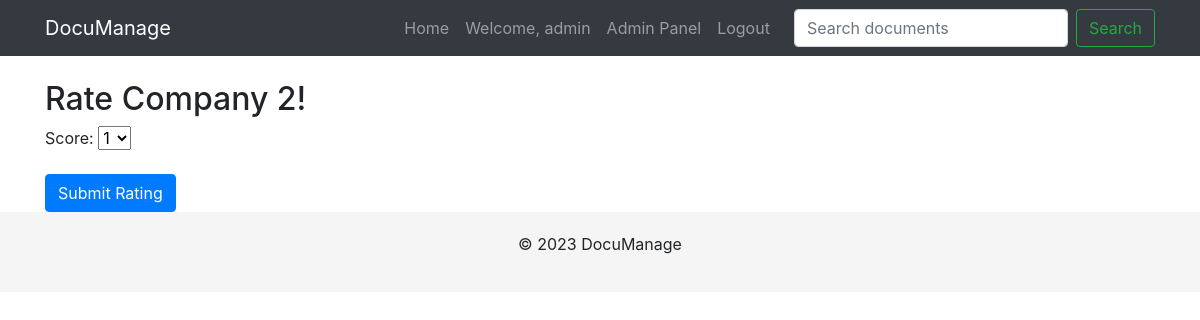
Before: /company/company-2/rate/ (signed in) with the older database file.
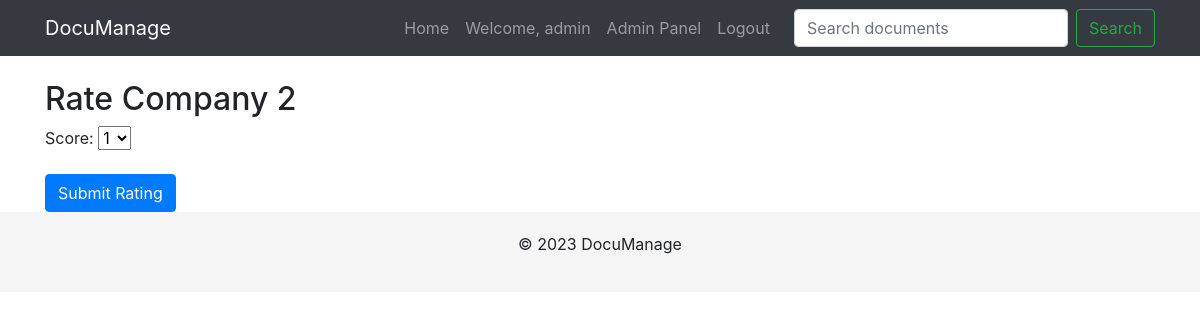
After: the same page with the newer database file.
### documents/models.py (models this page shows, shortened)
class Company(models.Model):
    name = models.CharField(max_length=100)
    description = models.TextField(blank=True)
    logo = models.ImageField(upload_to='company_logos/', blank=True)
    slug = models.SlugField(unique=True, editable=False)  # Make slug not editable
    owner = models.ForeignKey(settings.AUTH_USER_MODEL, on_delete=models.CASCADE)

### documents/views.py (the view)
# urls.py: path('company/<slug:company_slug>/rate/', views.submit_rating, name='submit_rating'),
@login_required
def submit_rating(request, company_slug):
    company = get_object_or_404(Company, slug=company_slug)
    if request.method == 'POST':
        form = RatingForm(request.POST)
        if form.is_valid():
            rating, created = Rating.objects.get_or_create(
                company=company,
                user=request.user,
                defaults={'score': form.cleaned_data['score']}
            )
            if not created:
                rating.score = form.cleaned_data['score']
                rating.save()
            return redirect('company_detail', company_slug=company_slug)
    else:
        form = RatingForm()
    return render(request, 'documents/rate_company.html', {'form': form, 'company': company})

### documents/forms.py
class RatingForm(forms.ModelForm):
    class Meta:
        model = Rating
        fields = ['score']
        widgets = {
            'score': forms.Select(choices=[(i, i) for i in range(1, 6)])
        }

### documents/templates/documents/rate_company.html (shortened to what this page needs)
{% extends "documents/base.html" %}
{% block content %}
    <h2>Rate {{ company.name }}</h2>
    <form method="post">
        {{ form.as_p }}
        <button type="submit" class="btn btn-primary">Submit Rating</button>
    </form>
{% endblock %}

Changed rows visible on the page:
removed Company: name "Company 2!"
added Company: name "Company 2"
